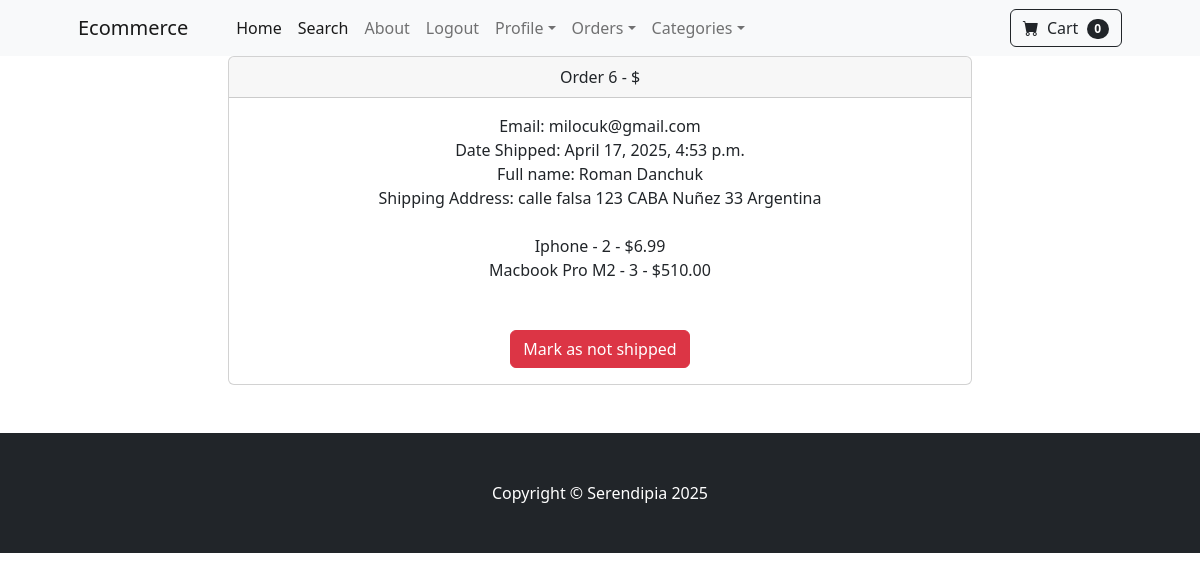
Screenshot of /payment/orders/6 (signed in) with the database file from the repository.
### payment/models.py (models this page shows, shortened)
class Order(models.Model):
    user = models.ForeignKey(User, on_delete=models.CASCADE,null=True,blank=True)
    full_name = models.CharField(max_length=250)
    email = models.EmailField(max_length=250)
    shipping_address = models.TextField(max_length=150000)
    amount_paid = models.DecimalField(max_digits=7,decimal_places=2)
    date_ordered = models.DateTimeField(auto_now_add=True)
    shipped = models.BooleanField(default=False)
    date_shipped = models.DateTimeField(blank=True,null=True)

class OrderItem(models.Model):
    order = models.ForeignKey(Order, on_delete=models.CASCADE,null=True)
    product = models.ForeignKey(Product, on_delete=models.CASCADE,null=True)
    user = models.ForeignKey(User, on_delete=models.CASCADE,null=True,blank=True)
    quantity = models.PositiveBigIntegerField(default=1)
    price = models.DecimalField(max_digits=7,decimal_places=2)

### store/models.py (models this page shows)
class Product(models.Model):
    name = models.CharField(max_length=100)
    price = models.DecimalField(default=0, decimal_places=2, max_digits=6)
    category = models.ForeignKey(Category, on_delete=models.CASCADE, default=1)
    description = models.CharField(max_length=250, default='', blank=True, null=True)
    image = models.ImageField(upload_to='uploads/product/')
    is_sale = models.BooleanField(default=False)
    sale_price = models.DecimalField(default=0, decimal_places=2, max_digits=6)
    def __str__(self):
        return self.name

### payment/views.py (the view, shortened to what this page needs)
# urls.py: path('orders/<int:pk>',views.orders,name='orders'),
def orders(request,pk):
    if request.user.is_authenticated and request.user.is_superuser:
        order = Order.objects.get(id=pk)
        items = OrderItem.objects.filter(order=pk)
        return render(request,'payment/orders.html',{"order":order,"items":items})
    else:
        messages.success(request,"Access denied!")
        return redirect('home')

### cart/cart.py (called while the page is built)
    def __len__(self):
        return len(self.cart)

### cart/context_processors.py (called while the page is built)
def cart(request):
    return {'cart':Cart(request)}

### payment/templates/payment/orders.html (shortened to what this page needs)
{% extends 'base.html' %}
{% block content %}
<div class="container">
    <div class="row">
        <center>
            <div class="col-8">
                <div class="card">
                    <div class="card-header">
                      Order {{order.id}} - ${{order.mount_paid}}
                    </div>
                    <div class="card-body">
                        Email: {{order.email}} <br>
                        {% if order.date_shipped %}
                        Date Shipped: {{order.date_shipped}}
                        {% else %}
                        Date Ordered: {{order.date_ordered}}
                        {% endif %}
                        <br>
                        Full name: {{order.full_name}} <br>
                        Shipping Address: {{order.shipping_address}}
                        <br><br>
                        {% for item in items %}
                            {{ item.product }} - {{ item.quantity }} - ${{ item.price }}
                            <br>
                        {% endfor %}
                        <br><br>
                        {% if not order.shipped %}
                            <form method="POST">
                                {% csrf_token %}
                                <input type="hidden" name="shipped_status" value="true">
                                <button type="submit" class="btn btn-success">
                                    Mark as shipped
                                </button>
                            </form>
                        {% else %}
                            <form method="POST">
                                <button type="submit" class="btn btn-danger">
                                    Mark as not shipped
                                </button>
                            </form>
                        {% endif %}
                    </div>
                </div>
            </div>
            <br><br>
        </center>
    </div>
</div>
{% endblock %}

### rows the page displays
Order: id "6", email "milocuk@gmail.com", date_shipped "April 17, 2025, 4:53 p.m.", full_name "Roman Danchuk", shipping_address "calle falsa 123 CABA Nuñez 33 Argentina"
OrderItem: product "Iphone", quantity "2", price "6.99"
OrderItem: product "Macbook Pro M2", quantity "3", price "510.00"

### other values shown
{{ cart | length }} "0"
